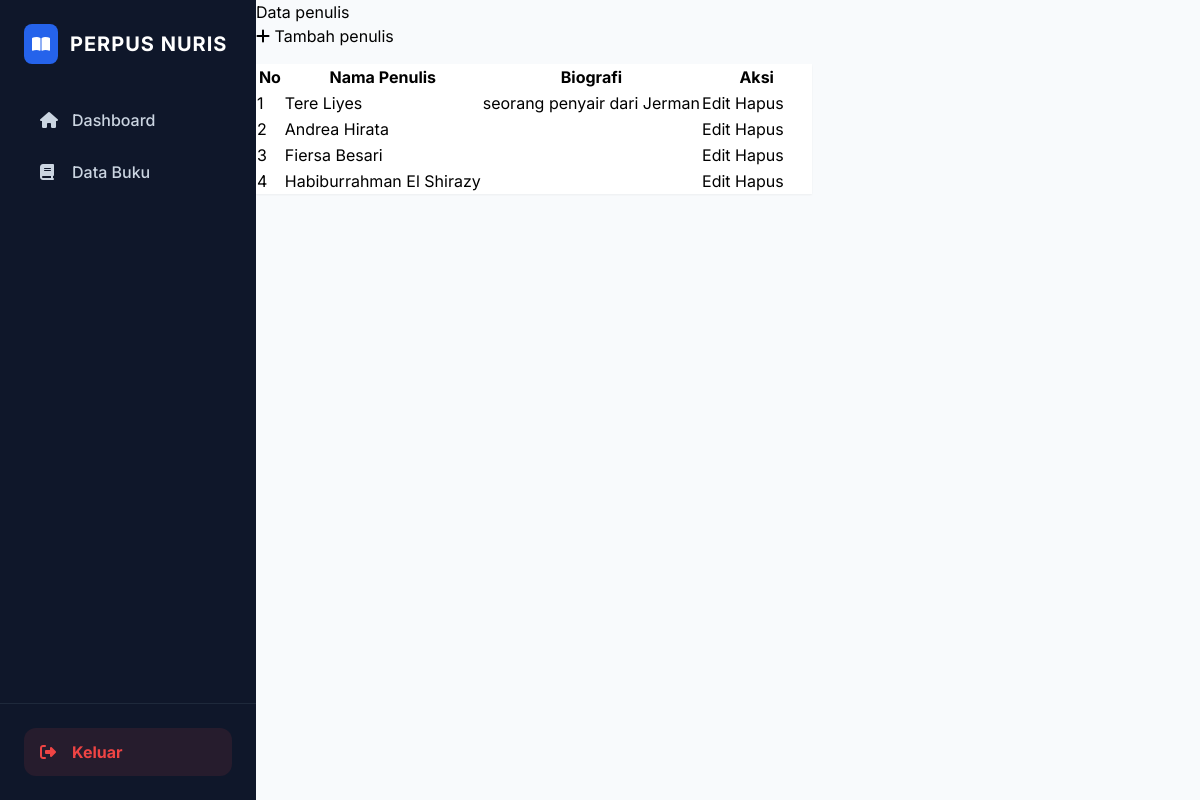
/pages/penulis/index.php, run on the app's committed database.
### tables this page shows
CREATE TABLE `penulis` (
  `id` int NOT NULL,
  `nama_penulis` varchar(100) NOT NULL,
  `biografi` text
);

### pages/penulis/index.php (the view)
<?php
require_once "../../konek.php";
require_once "../../layout/header.php";
require_once "../../layout/sidebar.php";
?>
<div class="d-flex justify-content-between align-items-center mb-4">
    <h3>Data penulis</h3>
    <a href="tambah.php" class="btn btn-primary"><i class="fas fa-plus"></i> Tambah penulis</a>
</div>
<table class="table table-bordered table-striped bg-white shadow-sm">
    <thead class="table-dark">
        <tr>
            <th width="5%">No</th>
            <th>Nama Penulis </th>
            <th>Biografi </th>
            <th width="20%">Aksi</th>
        </tr>
    </thead>
    <tbody>
        <?php
        $no = 1;
        $query = mysqli_query($conn, "SELECT * FROM penulis");
        while($d = mysqli_fetch_array($query)){
        ?>
        <tr>
            <td><?= $no++; ?></td>
            <td><?= $d['nama_penulis']; ?></td>
            <td><?= $d['biografi']; ?></td>
            <td>
                <a href="edit.php?id=<?= $d['id']; ?>" class="btn btn-sm btn-warning">Edit</a>
                <a href="hapus.php?id=<?= $d['id']; ?>" class="btn btn-sm btn-danger" onclick="return confirm('Yakin ingin menghapus?')">Hapus</a>
            </td>
        </tr>
        <?php } ?>
    </tbody>
</table>
<?php require_once "../../layout/footer.php"; ?>

### layout/header.php (style rules this page uses)
body { font-family: 'Inter', sans-serif; }

### data on the page
penulis: nama_penulis "Tere Liyes", biografi "seorang penyair dari Jerman"
penulis: nama_penulis "Andrea Hirata"
penulis: nama_penulis "Fiersa Besari"
penulis: nama_penulis "Habiburrahman El Shirazy"
